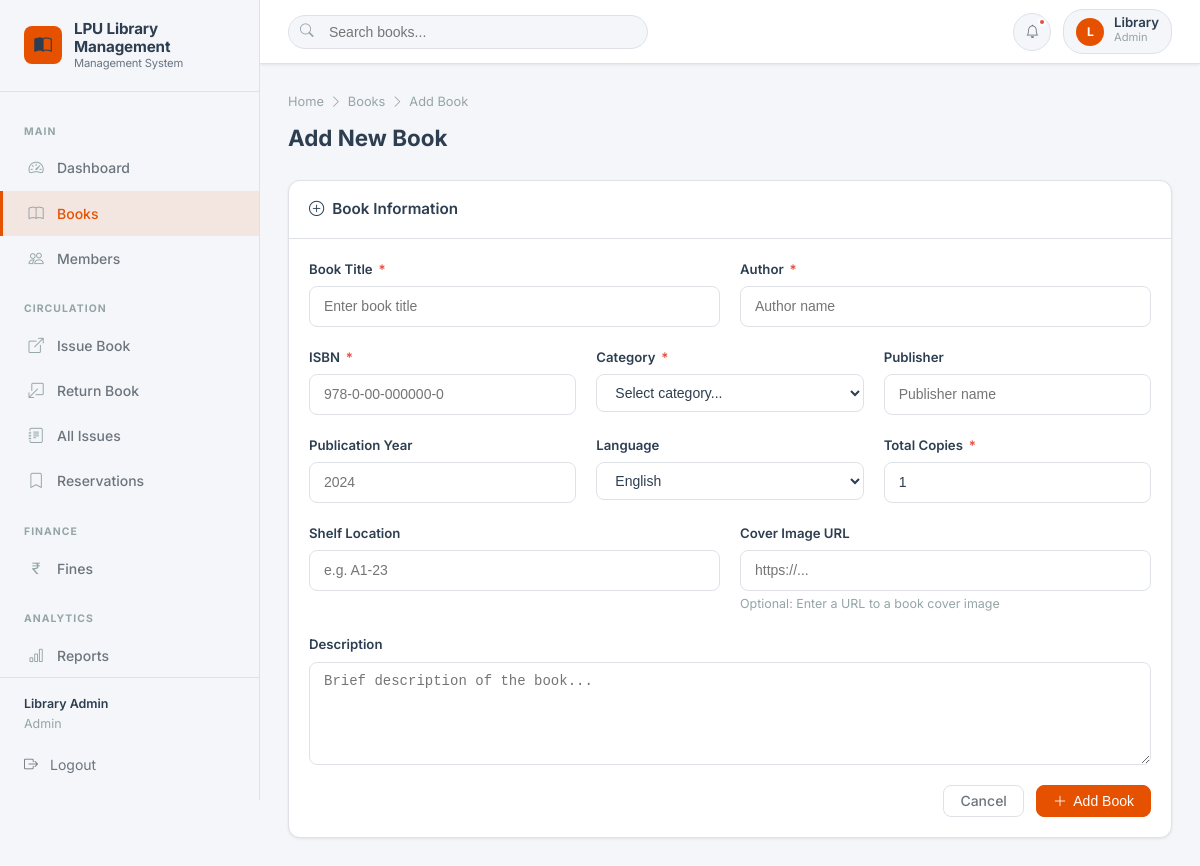
The app's page /books/add (signed in) with its own data.
### models/setting.py (models this page shows, shortened)
class Setting(db.Model):
    __tablename__ = 'settings'
    id = db.Column(db.Integer, primary_key=True)
    key = db.Column(db.String(100), unique=True, nullable=False)
    value = db.Column(db.String(500))
    description = db.Column(db.String(200))
    @staticmethod
    def get(key, default=None):
        setting = Setting.query.filter_by(key=key).first()
        return setting.value if setting else default

### models/user.py (models this page shows, shortened)
class User(db.Model):
    __tablename__ = 'users'
    id = db.Column(db.Integer, primary_key=True)
    name = db.Column(db.String(100), nullable=False)
    email = db.Column(db.String(120), unique=True, nullable=False, index=True)
    password_hash = db.Column(db.String(256), nullable=False)
    role = db.Column(db.String(20), nullable=False, default='member')  # 'admin' or 'member'
    created_at = db.Column(db.DateTime, default=datetime.utcnow)
    is_active = db.Column(db.Boolean, default=True)
    def is_admin(self):
        return self.role == 'admin'

### routes/books.py (the view, shortened to what this page needs)
@books_bp.route('/add', methods=['GET', 'POST'])
@admin_required
def add():
    return render_template('books/add.html', categories=CATEGORIES, languages=LANGUAGES, form_data={})

### routes/auth.py (called while the page is built)
def admin_required(f):
    @wraps(f)
    def decorated_function(*args, **kwargs):
        if 'user_id' not in session:
            flash('Please log in to access this page.', 'warning')
            return redirect(url_for('auth.login'))
        if session.get('user_role') != 'admin':
            flash('You do not have permission to access this page.', 'danger')
            return redirect(url_for('dashboard.index'))
        return f(*args, **kwargs)
    return decorated_function

### templates/books/add.html (shortened to what this page needs)
{% extends 'base.html' %}
{% block content %}
<div class="page-header">
  <div class="breadcrumb">
    <a href="{{ url_for('dashboard.index') }}">Home</a> <i class="bi bi-chevron-right"></i>
    <a href="{{ url_for('books.index') }}">Books</a> <i class="bi bi-chevron-right"></i> Add Book
  </div>
  <h1 class="page-title">Add New Book</h1>
</div>
<div class="card" style="max-width:900px;">
  <div class="card-header">
    <span class="card-title"><i class="bi bi-plus-circle"></i> Book Information</span>
  </div>
  <div class="card-body">
    <form method="POST" action="{{ url_for('books.add') }}" data-validate>
      <div class="form-grid-2">
        <div class="form-group">
          <label class="form-label">Book Title <span class="required">*</span></label>
          <input type="text" class="form-control" name="title" value="{{ form_data.get('title', '') }}" required placeholder="Enter book title">
        </div>
        <div class="form-group">
          <label class="form-label">Author <span class="required">*</span></label>
          <input type="text" class="form-control" name="author" value="{{ form_data.get('author', '') }}" required placeholder="Author name">
        </div>
      </div>
      <div class="form-grid-3">
        <div class="form-group">
          <label class="form-label">ISBN <span class="required">*</span></label>
          <input type="text" class="form-control" name="isbn" value="{{ form_data.get('isbn', '') }}" required placeholder="978-0-00-000000-0">
        </div>
        <div class="form-group">
          <label class="form-label">Category <span class="required">*</span></label>
          <select class="form-select" name="category" required>
            <option value="">Select category...</option>
          </select>
        </div>
        <div class="form-group">
          <label class="form-label">Publisher</label>
          <input type="text" class="form-control" name="publisher" value="{{ form_data.get('publisher', '') }}" placeholder="Publisher name">
        </div>
      </div>
      <div class="form-grid-3">
        <div class="form-group">
          <label class="form-label">Publication Year</label>
          <input type="number" class="form-control" name="publication_year" value="{{ form_data.get('publication_year', '') }}" min="1800" max="2030" placeholder="2024">
        </div>
        <div class="form-group">
          <label class="form-label">Language</label>
          <select class="form-select" name="language">
            {% for lang in languages %}
            <option value="{{ lang }}" {% if form_data.get('language', 'English') == lang %}selected{% endif %}>{{ lang }}</option>
            {% endfor %}
          </select>
        </div>
        <div class="form-group">
          <label class="form-label">Total Copies <span class="required">*</span></label>
          <input type="number" class="form-control" name="total_copies" value="{{ form_data.get('total_copies', 1) }}" min="1" required>
        </div>
      </div>
      <div class="form-grid-2">
        <div class="form-group">
          <label class="form-label">Shelf Location</label>
          <input type="text" class="form-control" name="shelf_location" value="{{ form_data.get('shelf_location', '') }}" placeholder="e.g. A1-23">
        </div>
        <div class="form-group">
          <label class="form-label">Cover Image URL</label>
          <input type="url" class="form-control" name="cover_image" value="{{ form_data.get('cover_image', '') }}" placeholder="https://...">
          <span class="form-text">Optional: Enter a URL to a book cover image</span>
        </div>
      </div>
      <div class="form-group">
        <label class="form-label">Description</label>
        <textarea class="form-control" name="description" rows="4" placeholder="Brief description of the book...">{{ form_data.get('description', '') }}</textarea>
      </div>
      <div style="display:flex; gap:0.75rem; justify-content:flex-end;">
        <a href="{{ url_for('books.index') }}" class="btn btn-outline-secondary">Cancel</a>
        <button type="submit" class="btn btn-primary"><i class="bi bi-plus-lg"></i> Add Book</button>
      </div>
    </form>
  </div>
</div>
{% endblock %}

### templates/base.html (shortened to what this page needs)
<!DOCTYPE html>
<html lang="en">
<head>
  <link rel="stylesheet" href="https://cdn.jsdelivr.net/npm/bootstrap-icons@1.11.3/font/bootstrap-icons.min.css">
  <link rel="stylesheet" href="{{ url_for('static', filename='css/style.css') }}">
</head>
<body>
<div class="lms-wrapper">
  <aside class="sidebar" id="sidebar">
    <div class="sidebar-brand">
      <div class="brand-icon"><i class="bi bi-book-half"></i></div>
      <div class="brand-text">
        {{ library_name }}
        <small>Management System</small>
      </div>
    </div>
    <nav class="sidebar-nav">
      {% if current_user and current_user.is_admin() %}
      <div class="nav-section-label">Main</div>
      <a href="{{ url_for('dashboard.index') }}" class="sidebar-link {% if request.endpoint == 'dashboard.index' %}active{% endif %}">
        <i class="bi bi-speedometer2"></i> Dashboard
      </a>
      <a href="{{ url_for('books.index') }}" class="sidebar-link {% if request.blueprint == 'books' %}active{% endif %}">
        <i class="bi bi-book"></i> Books
      </a>
      <a href="{{ url_for('members.index') }}" class="sidebar-link {% if request.blueprint == 'members' %}active{% endif %}">
        <i class="bi bi-people"></i> Members
      </a>
      <div class="nav-section-label">Circulation</div>
      <a href="{{ url_for('issues.issue_book') }}" class="sidebar-link {% if request.endpoint == 'issues.issue_book' %}active{% endif %}">
        <i class="bi bi-box-arrow-up-right"></i> Issue Book
      </a>
      <a href="{{ url_for('issues.return_book') }}" class="sidebar-link {% if request.endpoint == 'issues.return_book' %}active{% endif %}">
        <i class="bi bi-box-arrow-down-left"></i> Return Book
      </a>
      <a href="{{ url_for('issues.index') }}" class="sidebar-link {% if request.endpoint == 'issues.index' %}active{% endif %}">
        <i class="bi bi-journal-text"></i> All Issues
      </a>
      <a href="{{ url_for('reservations.index') }}" class="sidebar-link {% if request.blueprint == 'reservations' %}active{% endif %}">
        <i class="bi bi-bookmark"></i> Reservations
      </a>
      <div class="nav-section-label">Finance</div>
      <a href="{{ url_for('fines.index') }}" class="sidebar-link {% if request.blueprint == 'fines' %}active{% endif %}">
        <i class="bi bi-currency-rupee"></i> Fines
        {% set pending_count = namespace(val=0) %}
      </a>
      <div class="nav-section-label">Analytics</div>
      <a href="{{ url_for('reports.index') }}" class="sidebar-link {% if request.blueprint == 'reports' %}active{% endif %}">
        <i class="bi bi-bar-chart"></i> Reports
      </a>
      {% endif %}
    </nav>
    <div class="sidebar-footer">
      {% if current_user %}
      <div style="font-size:0.78rem; color:var(--text-muted); margin-bottom:0.75rem;">
        <div style="font-weight:600; color:var(--text-primary);">{{ current_user.name }}</div>
        <div>{{ current_user.role | capitalize }}</div>
      </div>
      {% endif %}
      <a href="{{ url_for('auth.logout') }}" class="logout-btn">
        <i class="bi bi-box-arrow-right"></i> Logout
      </a>
    </div>
  </aside>
  <div class="main-content">
    <header class="topbar">
      <div class="topbar-left">
        <div class="topbar-search">
          <i class="bi bi-search search-icon"></i>
          <input type="text" id="topbarSearch" placeholder="Search books..." autocomplete="off">
        </div>
      </div>
      <div class="topbar-right">
        <div style="position:relative;">
          <button class="topbar-btn" id="notifBtn" title="Notifications">
            <i class="bi bi-bell"></i>
            {% if notifications %}
            <span class="notification-dot"></span>
            {% endif %}
          </button>
        </div>
        {% if current_user %}
        <div class="user-menu">
          <div class="user-avatar">{{ current_user.name[0] | upper }}</div>
          <div class="user-info">
            <div class="user-name">{{ current_user.name.split()[0] }}</div>
            <div class="user-role">{{ current_user.role | capitalize }}</div>
          </div>
        </div>
        {% endif %}
      </div>
    </header>
    <main class="page-content">
      {% block content %}{% endblock %}
    </main>
  </div>
</div>
</body>
</html>

### records on screen
Setting: value "LPU Library Management"
User: name "Library Admin", role "Admin", name "L", name "Library"

### other values on screen
form field language "English"
